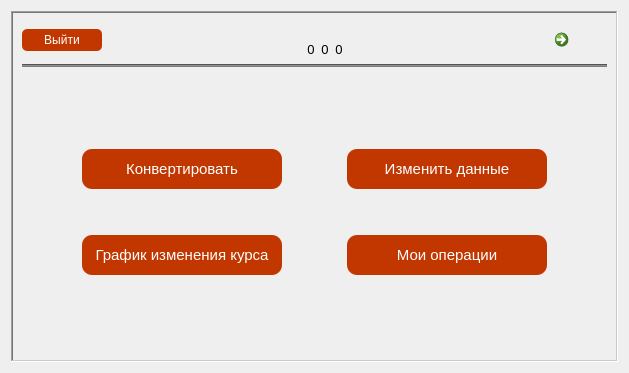
<?xml version="1.0" encoding="UTF-8"?>
<ui version="4.0">
 <class>MainMenu</class>
 <widget class="QWidget" name="MainMenu">
  <property name="geometry">
   <rect>
    <x>0</x>
    <y>0</y>
    <width>629</width>
    <height>373</height>
   </rect>
  </property>
  <property name="windowTitle">
   <string>Form</string>
  </property>
  <layout class="QVBoxLayout" name="verticalLayout_5">
   <item>
    <widget class="QStackedWidget" name="stackedWidget">
     <property name="frameShape">
      <enum>QFrame::WinPanel</enum>
     </property>
     <property name="frameShadow">
      <enum>QFrame::Sunken</enum>
     </property>
     <property name="currentIndex">
      <number>0</number>
     </property>
     <widget class="QWidget" name="wgtMenu">
      <layout class="QVBoxLayout" name="verticalLayout_2">
       <item>
        <layout class="QVBoxLayout" name="verticalLayout">
         <item>
          <layout class="QHBoxLayout" name="horizontalLayout">
           <item>
            <widget class="QPushButton" name="pbtnLogOut">
             <property name="sizePolicy">
              <sizepolicy hsizetype="Fixed" vsizetype="Fixed">
               <horstretch>0</horstretch>
               <verstretch>0</verstretch>
              </sizepolicy>
             </property>
             <property name="minimumSize">
              <size>
               <width>80</width>
               <height>22</height>
              </size>
             </property>
             <property name="font">
              <font>
               <pointsize>9</pointsize>
              </font>
             </property>
             <property name="cursor">
              <cursorShape>PointingHandCursor</cursorShape>
             </property>
             <property name="autoFillBackground">
              <bool>false</bool>
             </property>
             <property name="styleSheet">
              <string notr="true">QPushButton 
{
  	background-color: rgb(194, 55, 0);
  	color: white;
	border-radius: 5px;
    border-color: beige;
}

QPushButton:hover 
{
	background-color: qlineargradient(spread:pad, x1:0, y1:0, x2:1, y2:0, stop:0 rgb(255, 125, 11), stop:1 rgb(255, 188, 17))
}
QPushButton:pressed {
     background-color: rgb(98, 98, 98);
     border-style: inset;
 }</string>
             </property>
             <property name="text">
              <string>Выйти</string>
             </property>
             <property name="iconSize">
              <size>
               <width>30</width>
               <height>30</height>
              </size>
             </property>
            </widget>
           </item>
           <item>
            <spacer name="horizontalSpacer_5">
             <property name="orientation">
              <enum>Qt::Horizontal</enum>
             </property>
             <property name="sizeHint" stdset="0">
              <size>
               <width>40</width>
               <height>20</height>
              </size>
             </property>
            </spacer>
           </item>
           <item>
            <layout class="QVBoxLayout" name="pvbxLayoutRu" stretch="0,0">
             <property name="spacing">
              <number>0</number>
             </property>
             <property name="sizeConstraint">
              <enum>QLayout::SetDefaultConstraint</enum>
             </property>
             <property name="leftMargin">
              <number>0</number>
             </property>
             <property name="bottomMargin">
              <number>0</number>
             </property>
             <item alignment="Qt::AlignHCenter">
              <widget class="QLabel" name="plblFlagRu">
               <property name="maximumSize">
                <size>
                 <width>30</width>
                 <height>30</height>
                </size>
               </property>
               <property name="frameShape">
                <enum>QFrame::NoFrame</enum>
               </property>
               <property name="frameShadow">
                <enum>QFrame::Plain</enum>
               </property>
               <property name="text">
                <string/>
               </property>
               <property name="pixmap">
                <pixmap resource="../resurce.qrc">:/icons/icons8-russia-48.png</pixmap>
               </property>
               <property name="scaledContents">
                <bool>true</bool>
               </property>
               <property name="alignment">
                <set>Qt::AlignCenter</set>
               </property>
              </widget>
             </item>
             <item alignment="Qt::AlignHCenter">
              <widget class="QLabel" name="plblMoneyRub">
               <property name="font">
                <font>
                 <pointsize>10</pointsize>
                </font>
               </property>
               <property name="text">
                <string>0</string>
               </property>
               <property name="alignment">
                <set>Qt::AlignCenter</set>
               </property>
              </widget>
             </item>
            </layout>
           </item>
           <item>
            <layout class="QVBoxLayout" name="pvbxLayoutUs">
             <property name="spacing">
              <number>0</number>
             </property>
             <item alignment="Qt::AlignHCenter">
              <widget class="QLabel" name="plblFlagUs">
               <property name="maximumSize">
                <size>
                 <width>30</width>
                 <height>30</height>
                </size>
               </property>
               <property name="frameShape">
                <enum>QFrame::NoFrame</enum>
               </property>
               <property name="text">
                <string/>
               </property>
               <property name="pixmap">
                <pixmap resource="../resurce.qrc">:/icons/icons8-usa-48.png</pixmap>
               </property>
               <property name="scaledContents">
                <bool>true</bool>
               </property>
               <property name="alignment">
                <set>Qt::AlignCenter</set>
               </property>
              </widget>
             </item>
             <item alignment="Qt::AlignHCenter">
              <widget class="QLabel" name="plblMoneyDol">
               <property name="font">
                <font>
                 <pointsize>10</pointsize>
                </font>
               </property>
               <property name="text">
                <string>0</string>
               </property>
               <property name="alignment">
                <set>Qt::AlignCenter</set>
               </property>
              </widget>
             </item>
            </layout>
           </item>
           <item>
            <layout class="QVBoxLayout" name="pvbxLayoutEur">
             <property name="spacing">
              <number>0</number>
             </property>
             <item alignment="Qt::AlignHCenter">
              <widget class="QLabel" name="plblFlagEu">
               <property name="maximumSize">
                <size>
                 <width>30</width>
                 <height>30</height>
                </size>
               </property>
               <property name="text">
                <string/>
               </property>
               <property name="pixmap">
                <pixmap resource="../resurce.qrc">:/icons/icons8-europa-48.png</pixmap>
               </property>
               <property name="scaledContents">
                <bool>true</bool>
               </property>
               <property name="alignment">
                <set>Qt::AlignCenter</set>
               </property>
              </widget>
             </item>
             <item alignment="Qt::AlignHCenter">
              <widget class="QLabel" name="plblMoneyEur">
               <property name="font">
                <font>
                 <pointsize>10</pointsize>
                </font>
               </property>
               <property name="text">
                <string>0</string>
               </property>
               <property name="alignment">
                <set>Qt::AlignCenter</set>
               </property>
              </widget>
             </item>
            </layout>
           </item>
           <item>
            <spacer name="horizontalSpacer_2">
             <property name="orientation">
              <enum>Qt::Horizontal</enum>
             </property>
             <property name="sizeHint" stdset="0">
              <size>
               <width>40</width>
               <height>20</height>
              </size>
             </property>
            </spacer>
           </item>
           <item>
            <widget class="QCommandLinkButton" name="commandLinkButton">
             <property name="sizePolicy">
              <sizepolicy hsizetype="Preferred" vsizetype="Preferred">
               <horstretch>0</horstretch>
               <verstretch>0</verstretch>
              </sizepolicy>
             </property>
             <property name="maximumSize">
              <size>
               <width>60</width>
               <height>60</height>
              </size>
             </property>
             <property name="cursor">
              <cursorShape>PointingHandCursor</cursorShape>
             </property>
             <property name="layoutDirection">
              <enum>Qt::LeftToRight</enum>
             </property>
             <property name="styleSheet">
              <string notr="true"/>
             </property>
             <property name="text">
              <string/>
             </property>
             <property name="icon">
              <iconset resource="../resurce.qrc">
               <normaloff>:/icons2/icons8-man-100.png</normaloff>:/icons2/icons8-man-100.png</iconset>
             </property>
             <property name="iconSize">
              <size>
               <width>50</width>
               <height>50</height>
              </size>
             </property>
             <property name="autoRepeat">
              <bool>false</bool>
             </property>
             <property name="autoExclusive">
              <bool>false</bool>
             </property>
             <property name="autoRepeatDelay">
              <number>300</number>
             </property>
             <property name="autoRepeatInterval">
              <number>100</number>
             </property>
             <property name="default">
              <bool>false</bool>
             </property>
             <property name="description">
              <string/>
             </property>
            </widget>
           </item>
          </layout>
         </item>
         <item>
          <widget class="Line" name="line">
           <property name="styleSheet">
            <string notr="true">background-color: rgb(125, 125, 125)</string>
           </property>
           <property name="orientation">
            <enum>Qt::Horizontal</enum>
           </property>
          </widget>
         </item>
        </layout>
       </item>
       <item>
        <spacer name="verticalSpacer_2">
         <property name="orientation">
          <enum>Qt::Vertical</enum>
         </property>
         <property name="sizeHint" stdset="0">
          <size>
           <width>20</width>
           <height>40</height>
          </size>
         </property>
        </spacer>
       </item>
       <item>
        <layout class="QGridLayout" name="gridLayout">
         <item row="0" column="1">
          <widget class="QPushButton" name="pbtnRunExchangeRate">
           <property name="enabled">
            <bool>true</bool>
           </property>
           <property name="sizePolicy">
            <sizepolicy hsizetype="Fixed" vsizetype="Preferred">
             <horstretch>0</horstretch>
             <verstretch>0</verstretch>
            </sizepolicy>
           </property>
           <property name="minimumSize">
            <size>
             <width>200</width>
             <height>40</height>
            </size>
           </property>
           <property name="maximumSize">
            <size>
             <width>16777215</width>
             <height>16777213</height>
            </size>
           </property>
           <property name="cursor">
            <cursorShape>PointingHandCursor</cursorShape>
           </property>
           <property name="styleSheet">
            <string notr="true">QPushButton:enabled {
  	background-color: rgb(194, 55, 0);
  	color: white; 
	
	font: 11pt;
	border-radius: 10px;
    border-color: beige;
}

QPushButton {
	background-color: rgb(98, 98, 98);
	color: white; 
	
	font: 11pt;
	border-radius: 10px;
    border-color: beige;
}

QPushButton:hover 
{
	background-color: qlineargradient(spread:pad, x1:0, y1:0, x2:1, y2:0, stop:0 rgb(255, 125, 11), stop:1 rgb(255, 188, 17))
}
QPushButton:pressed 
{
     background-color: rgb(98, 98, 98);
     border-style: inset;
 }
</string>
           </property>
           <property name="text">
            <string>Конвертировать</string>
           </property>
           <property name="iconSize">
            <size>
             <width>32</width>
             <height>23</height>
            </size>
           </property>
          </widget>
         </item>
         <item row="2" column="3">
          <widget class="QPushButton" name="pbtnRunWgtMyOperation">
           <property name="sizePolicy">
            <sizepolicy hsizetype="Fixed" vsizetype="Preferred">
             <horstretch>0</horstretch>
             <verstretch>0</verstretch>
            </sizepolicy>
           </property>
           <property name="minimumSize">
            <size>
             <width>200</width>
             <height>40</height>
            </size>
           </property>
           <property name="cursor">
            <cursorShape>PointingHandCursor</cursorShape>
           </property>
           <property name="styleSheet">
            <string notr="true">QPushButton:enabled 
{
  	background-color: rgb(194, 55, 0);
  	color: white; 
	
	font: 11pt;
	border-radius: 10px;
    border-color: beige;
}

QPushButton
{
	background-color: rgb(98, 98, 98);
	color: white; 
	
	font: 11pt;
	border-radius: 10px;
    border-color: beige;
}

QPushButton:hover 
{
	background-color: qlineargradient(spread:pad, x1:0, y1:0, x2:1, y2:0, stop:0 rgb(255, 125, 11), stop:1 rgb(255, 188, 17))
}
QPushButton:pressed 
{
     background-color: rgb(98, 98, 98);
     border-style: inset;
 }
</string>
           </property>
           <property name="text">
            <string>Мои операции</string>
           </property>
          </widget>
         </item>
         <item row="1" column="2">
          <spacer name="horizontalSpacer_3">
           <property name="orientation">
            <enum>Qt::Horizontal</enum>
           </property>
           <property name="sizeHint" stdset="0">
            <size>
             <width>40</width>
             <height>20</height>
            </size>
           </property>
          </spacer>
         </item>
         <item row="1" column="1">
          <spacer name="verticalSpacer_5">
           <property name="orientation">
            <enum>Qt::Vertical</enum>
           </property>
           <property name="sizeHint" stdset="0">
            <size>
             <width>20</width>
             <height>40</height>
            </size>
           </property>
          </spacer>
         </item>
         <item row="2" column="1">
          <widget class="QPushButton" name="pbtnRunWgtGraphic">
           <property name="sizePolicy">
            <sizepolicy hsizetype="Fixed" vsizetype="Preferred">
             <horstretch>0</horstretch>
             <verstretch>0</verstretch>
            </sizepolicy>
           </property>
           <property name="minimumSize">
            <size>
             <width>200</width>
             <height>40</height>
            </size>
           </property>
           <property name="cursor">
            <cursorShape>PointingHandCursor</cursorShape>
           </property>
           <property name="styleSheet">
            <string notr="true">QPushButton:enabled 
{
  	background-color: rgb(194, 55, 0);
  	color: white; 
	
	font: 11pt;
	border-radius: 10px;
    border-color: beige;
}

QPushButton
{
	background-color: rgb(98, 98, 98);
	color: white; 
	
	font: 11pt;
	border-radius: 10px;
    border-color: beige;
}

QPushButton:hover 
{
	background-color: qlineargradient(spread:pad, x1:0, y1:0, x2:1, y2:0, stop:0 rgb(255, 125, 11), stop:1 rgb(255, 188, 17))
}
QPushButton:pressed 
{
     background-color: rgb(98, 98, 98);
     border-style: inset;
 }
</string>
           </property>
           <property name="text">
            <string>График изменения курса</string>
           </property>
          </widget>
         </item>
         <item row="1" column="0">
          <spacer name="horizontalSpacer_8">
           <property name="orientation">
            <enum>Qt::Horizontal</enum>
           </property>
           <property name="sizeHint" stdset="0">
            <size>
             <width>40</width>
             <height>20</height>
            </size>
           </property>
          </spacer>
         </item>
         <item row="0" column="3">
          <widget class="QPushButton" name="pbtnRunWgtEditTable">
           <property name="enabled">
            <bool>true</bool>
           </property>
           <property name="sizePolicy">
            <sizepolicy hsizetype="Fixed" vsizetype="Preferred">
             <horstretch>0</horstretch>
             <verstretch>0</verstretch>
            </sizepolicy>
           </property>
           <property name="minimumSize">
            <size>
             <width>200</width>
             <height>40</height>
            </size>
           </property>
           <property name="cursor">
            <cursorShape>PointingHandCursor</cursorShape>
           </property>
           <property name="styleSheet">
            <string notr="true">QPushButton:enabled 
{
  	background-color: rgb(194, 55, 0);
  	color: white; 
	
	font: 11pt;
	border-radius: 10px;
    border-color: beige;
}

QPushButton
{
	background-color: rgb(98, 98, 98);
	color: white; 
	
	font: 11pt;
	border-radius: 10px;
    border-color: beige;
}

QPushButton:hover 
{
	background-color: qlineargradient(spread:pad, x1:0, y1:0, x2:1, y2:0, stop:0 rgb(255, 125, 11), stop:1 rgb(255, 188, 17))
}
QPushButton:pressed 
{
     background-color: rgb(98, 98, 98);
     border-style: inset;
 }
</string>
           </property>
           <property name="text">
            <string>Изменить данные</string>
           </property>
          </widget>
         </item>
         <item row="1" column="3">
          <spacer name="verticalSpacer_4">
           <property name="orientation">
            <enum>Qt::Vertical</enum>
           </property>
           <property name="sizeHint" stdset="0">
            <size>
             <width>20</width>
             <height>40</height>
            </size>
           </property>
          </spacer>
         </item>
         <item row="1" column="4">
          <spacer name="horizontalSpacer_4">
           <property name="orientation">
            <enum>Qt::Horizontal</enum>
           </property>
           <property name="sizeHint" stdset="0">
            <size>
             <width>40</width>
             <height>20</height>
            </size>
           </property>
          </spacer>
         </item>
        </layout>
       </item>
       <item>
        <spacer name="verticalSpacer">
         <property name="orientation">
          <enum>Qt::Vertical</enum>
         </property>
         <property name="sizeHint" stdset="0">
          <size>
           <width>20</width>
           <height>40</height>
          </size>
         </property>
        </spacer>
       </item>
      </layout>
     </widget>
    </widget>
   </item>
  </layout>
 </widget>
 <resources>
  <include location="../resurce.qrc"/>
 </resources>
 <connections/>
</ui>
